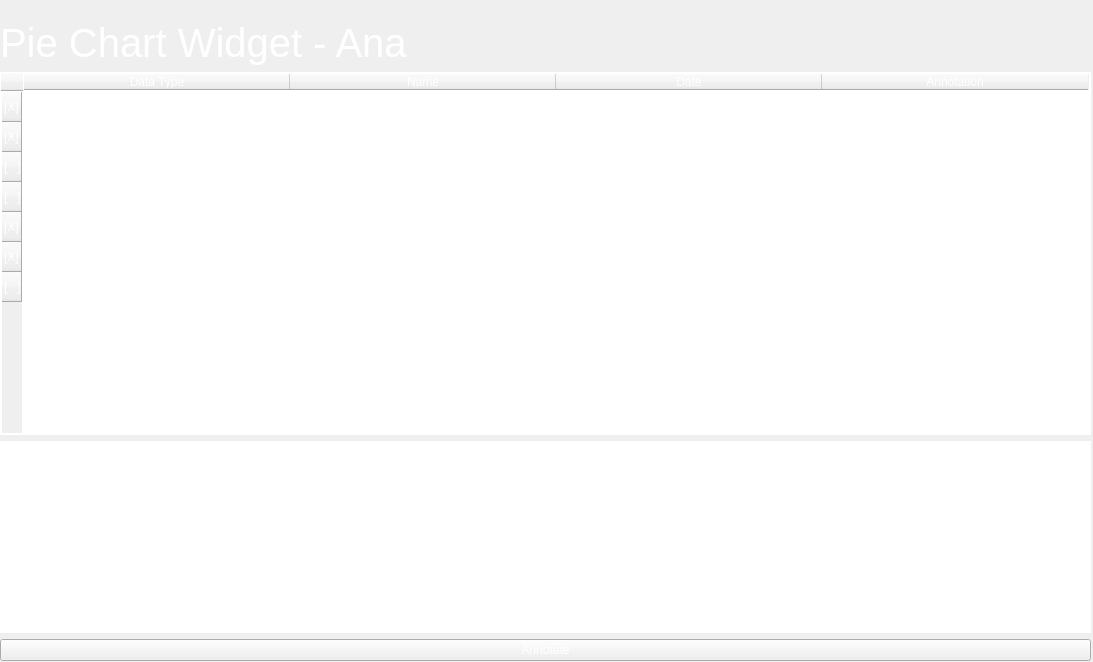
<?xml version="1.0" encoding="UTF-8"?>
<ui version="4.0">
 <class>Form</class>
 <widget class="QWidget" name="Form">
  <property name="geometry">
   <rect>
    <x>0</x>
    <y>0</y>
    <width>1093</width>
    <height>662</height>
   </rect>
  </property>
  <property name="windowTitle">
   <string>Form</string>
  </property>
  <widget class="QWidget" name="gridLayoutWidget">
   <property name="geometry">
    <rect>
     <x>0</x>
     <y>20</y>
     <width>1091</width>
     <height>641</height>
    </rect>
   </property>
   <layout class="QGridLayout" name="gridLayout_2">
    <item row="1" column="1">
     <layout class="QHBoxLayout" name="horizontalLayout_2">
      <item>
       <widget class="QLabel" name="label">
        <property name="font">
         <font>
          <pointsize>30</pointsize>
         </font>
        </property>
        <property name="styleSheet">
         <string notr="true">color: white;</string>
        </property>
        <property name="text">
         <string>Pie Chart Widget - Ana</string>
        </property>
       </widget>
      </item>
     </layout>
    </item>
    <item row="4" column="1">
     <widget class="QTextEdit" name="Text_Edit">
      <property name="styleSheet">
       <string notr="true">border: 1px solid white;
color: white;</string>
      </property>
      <property name="html">
       <string>&lt;!DOCTYPE HTML PUBLIC &quot;-//W3C//DTD HTML 4.0//EN&quot; &quot;http://www.w3.org/TR/REC-html40/strict.dtd&quot;&gt;
&lt;html&gt;&lt;head&gt;&lt;meta name=&quot;qrichtext&quot; content=&quot;1&quot; /&gt;&lt;style type=&quot;text/css&quot;&gt;
p, li { white-space: pre-wrap; }
&lt;/style&gt;&lt;/head&gt;&lt;body style=&quot; font-family:'Cantarell'; font-size:11pt; font-weight:400; font-style:normal;&quot;&gt;
&lt;p style=&quot; margin-top:0px; margin-bottom:0px; margin-left:0px; margin-right:0px; -qt-block-indent:0; text-indent:0px;&quot;&gt;Captured Last Week&lt;/p&gt;&lt;/body&gt;&lt;/html&gt;</string>
      </property>
     </widget>
    </item>
    <item row="3" column="1">
     <widget class="QTableWidget" name="Table_Widget">
      <property name="sizePolicy">
       <sizepolicy hsizetype="Expanding" vsizetype="Expanding">
        <horstretch>35</horstretch>
        <verstretch>21</verstretch>
       </sizepolicy>
      </property>
      <property name="font">
       <font/>
      </property>
      <property name="tabletTracking">
       <bool>false</bool>
      </property>
      <property name="focusPolicy">
       <enum>Qt::WheelFocus</enum>
      </property>
      <property name="styleSheet">
       <string notr="true">gridline-color: white;
color: white;
border: 1px solid white;</string>
      </property>
      <property name="showGrid">
       <bool>true</bool>
      </property>
      <property name="sortingEnabled">
       <bool>false</bool>
      </property>
      <property name="wordWrap">
       <bool>true</bool>
      </property>
      <property name="cornerButtonEnabled">
       <bool>true</bool>
      </property>
      <property name="rowCount">
       <number>7</number>
      </property>
      <attribute name="horizontalHeaderVisible">
       <bool>true</bool>
      </attribute>
      <attribute name="horizontalHeaderCascadingSectionResizes">
       <bool>true</bool>
      </attribute>
      <attribute name="horizontalHeaderMinimumSectionSize">
       <number>36</number>
      </attribute>
      <attribute name="horizontalHeaderDefaultSectionSize">
       <number>266</number>
      </attribute>
      <attribute name="verticalHeaderMinimumSectionSize">
       <number>17</number>
      </attribute>
      <attribute name="verticalHeaderDefaultSectionSize">
       <number>30</number>
      </attribute>
      <row>
       <property name="text">
        <string>[X]</string>
       </property>
      </row>
      <row>
       <property name="text">
        <string>[X]</string>
       </property>
      </row>
      <row>
       <property name="text">
        <string>[   ]</string>
       </property>
      </row>
      <row>
       <property name="text">
        <string>[   ]</string>
       </property>
      </row>
      <row>
       <property name="text">
        <string>[X]</string>
       </property>
      </row>
      <row>
       <property name="text">
        <string>[X]</string>
       </property>
      </row>
      <row>
       <property name="text">
        <string>[   ]</string>
       </property>
      </row>
      <column>
       <property name="text">
        <string>Data Type</string>
       </property>
      </column>
      <column>
       <property name="text">
        <string>Name</string>
       </property>
      </column>
      <column>
       <property name="text">
        <string>Date</string>
       </property>
      </column>
      <column>
       <property name="text">
        <string>Annotation</string>
       </property>
      </column>
      <item row="0" column="0">
       <property name="text">
        <string>Keystroke</string>
       </property>
      </item>
      <item row="0" column="1">
       <property name="text">
        <string>keys_01.pdf</string>
       </property>
      </item>
      <item row="0" column="2">
       <property name="text">
        <string>03/18/2021</string>
       </property>
      </item>
      <item row="0" column="3">
       <property name="text">
        <string>IMPORTANT</string>
       </property>
      </item>
      <item row="1" column="0">
       <property name="text">
        <string>PCAP</string>
       </property>
      </item>
      <item row="1" column="1">
       <property name="text">
        <string>first-capture.pcapng</string>
       </property>
      </item>
      <item row="1" column="2">
       <property name="text">
        <string>03/17/2021</string>
       </property>
      </item>
      <item row="1" column="3">
       <property name="text">
        <string/>
       </property>
      </item>
      <item row="2" column="0">
       <property name="text">
        <string>PNG</string>
       </property>
      </item>
      <item row="2" column="1">
       <property name="text">
        <string>IMAGE_001.png</string>
       </property>
      </item>
      <item row="2" column="2">
       <property name="text">
        <string>03/13/2021</string>
       </property>
      </item>
      <item row="2" column="3">
       <property name="text">
        <string/>
       </property>
      </item>
      <item row="3" column="0">
       <property name="text">
        <string>PCAP</string>
       </property>
      </item>
      <item row="3" column="1">
       <property name="text">
        <string>second-capture.pcapng</string>
       </property>
      </item>
      <item row="3" column="2">
       <property name="text">
        <string>03/19/2021</string>
       </property>
      </item>
      <item row="3" column="3">
       <property name="text">
        <string/>
       </property>
      </item>
      <item row="4" column="0">
       <property name="text">
        <string>MP4</string>
       </property>
      </item>
      <item row="4" column="1">
       <property name="text">
        <string>VID_05576_03192021.MP4</string>
       </property>
      </item>
      <item row="4" column="2">
       <property name="text">
        <string>03/18/2021</string>
       </property>
      </item>
      <item row="4" column="3">
       <property name="text">
        <string>Captured last week</string>
       </property>
      </item>
      <item row="5" column="0">
       <property name="text">
        <string>Keystrokes</string>
       </property>
      </item>
      <item row="5" column="1">
       <property name="text">
        <string>keys_02.pdf</string>
       </property>
      </item>
      <item row="5" column="2">
       <property name="text">
        <string>03/19/2021</string>
       </property>
      </item>
      <item row="5" column="3">
       <property name="text">
        <string>Add to report</string>
       </property>
      </item>
      <item row="6" column="0">
       <property name="text">
        <string>PNG</string>
       </property>
      </item>
      <item row="6" column="1">
       <property name="text">
        <string>IMAGE_002.png</string>
       </property>
      </item>
      <item row="6" column="2">
       <property name="text">
        <string>03/21/2021</string>
       </property>
      </item>
     </widget>
    </item>
    <item row="5" column="1">
     <widget class="QPushButton" name="pushButton">
      <property name="styleSheet">
       <string notr="true">color: white;l</string>
      </property>
      <property name="text">
       <string>Annotate</string>
      </property>
     </widget>
    </item>
   </layout>
  </widget>
 </widget>
 <resources/>
 <connections/>
</ui>
